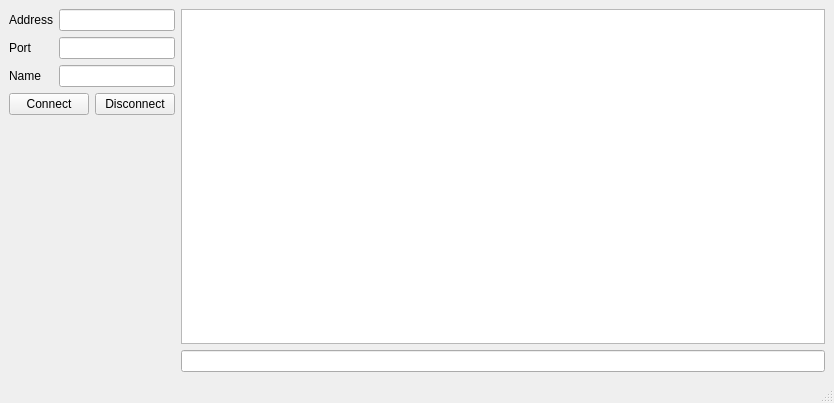
<?xml version="1.0" encoding="UTF-8"?>
<ui version="4.0">
 <class>MainWindow</class>
 <widget class="QMainWindow" name="MainWindow">
  <property name="geometry">
   <rect>
    <x>0</x>
    <y>0</y>
    <width>834</width>
    <height>403</height>
   </rect>
  </property>
  <property name="windowTitle">
   <string>Client</string>
  </property>
  <widget class="QWidget" name="centralwidget">
   <layout class="QGridLayout" name="gridLayout">
    <item row="1" column="1" colspan="2">
     <widget class="QLineEdit" name="portLineEdit"/>
    </item>
    <item row="2" column="1" colspan="2">
     <widget class="QLineEdit" name="nameLineEdit"/>
    </item>
    <item row="0" column="3" rowspan="5">
     <widget class="QPlainTextEdit" name="chatTextEdit"/>
    </item>
    <item row="1" column="0">
     <widget class="QLabel" name="portLabel">
      <property name="text">
       <string>Port</string>
      </property>
     </widget>
    </item>
    <item row="0" column="0">
     <widget class="QLabel" name="addressLabel">
      <property name="text">
       <string>Address</string>
      </property>
     </widget>
    </item>
    <item row="0" column="1" colspan="2">
     <widget class="QLineEdit" name="addressLineEdit"/>
    </item>
    <item row="2" column="0">
     <widget class="QLabel" name="nameLabel">
      <property name="text">
       <string>Name</string>
      </property>
     </widget>
    </item>
    <item row="5" column="3">
     <widget class="QLineEdit" name="inputLineEdit"/>
    </item>
    <item row="3" column="2">
     <widget class="QPushButton" name="disconnectButton">
      <property name="text">
       <string>Disconnect</string>
      </property>
     </widget>
    </item>
    <item row="3" column="0" colspan="2">
     <widget class="QPushButton" name="connectButton">
      <property name="text">
       <string>Connect</string>
      </property>
     </widget>
    </item>
   </layout>
  </widget>
  <widget class="QMenuBar" name="menubar">
   <property name="geometry">
    <rect>
     <x>0</x>
     <y>0</y>
     <width>834</width>
     <height>18</height>
    </rect>
   </property>
  </widget>
  <widget class="QStatusBar" name="statusbar"/>
 </widget>
 <resources/>
 <connections/>
</ui>
